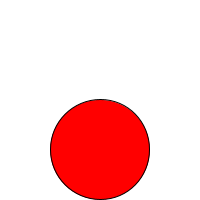
Frame 1 (no input)
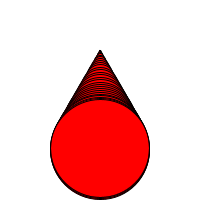
Frame 60 (the mouse pressed at the canvas centre just before this capture)
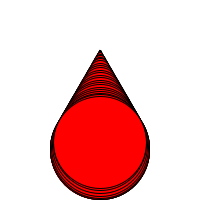
Frame 120 (the mouse held since frame 60 and released just before this capture)

The Processing sketch that drew these frames (run headless with seeded random() and noise(); from frame 60 on, the mouse is pressed at the canvas centre):

// Processing sketch: processing_180285
// ── processing_180285.pde

float a=0;
float s=0;

void setup() {
  size(200,200);
  background(255);
}

void draw() { 
  
  fill(255,0,0);
  
  //determine wave length
  a=a+0.1;
  //exchagerates the effect
  s= cos(a) *50;
  
  translate(100,100);
  
  //the circle is stretched in one dimention
  ellipse(0,0+s,50+s,50+s);
  
}
